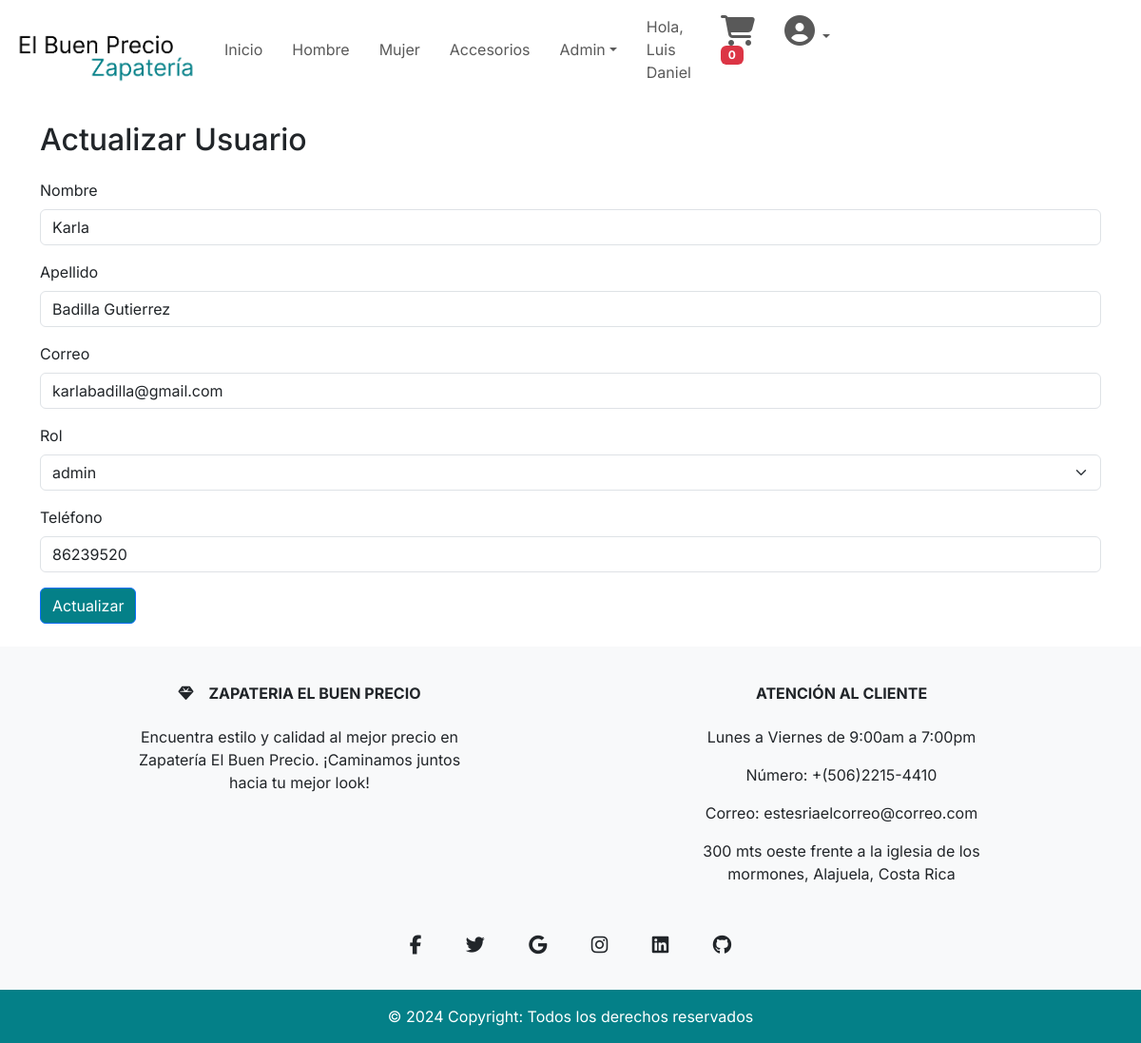
/admin/cruds/actualizarUsuario.php?id=2 (signed in), run on the app's committed database.
### tables this page shows
CREATE TABLE `usuario` (
  `id_usuario` int(11) NOT NULL,
  `nombre` varchar(20) NOT NULL,
  `apellido` varchar(50) NOT NULL,
  `correo` varchar(250) NOT NULL,
  `telefono` varchar(11) NOT NULL,
  `contrasena` varchar(255) NOT NULL,
  `id_rol` int(11) NOT NULL
);

CREATE TABLE `rol` (
  `id_rol` int(11) NOT NULL,
  `nombre_rol` varchar(255) NOT NULL
);

### DAL/usuariosCrud.php (called while the page is built, shortened)
<?php
function getArray($sql){
    try{
        $oConexion = conectarDb();
        if(mysqli_set_charset($oConexion, "utf8")){
            if(!$result = mysqli_query($oConexion, $sql)) die();
            $retorno = array();
            while($row = mysqli_fetch_array($result)){
                $retorno[] = $row;
            }
        }
    }catch (\Throwable $th){
        echo $th;
    }finally{
        Desconectar($oConexion);
    }
    return $retorno;
}
function getObject($sql){
    try{
        $oConexion = conectarDb();
        if(mysqli_set_charset($oConexion, "utf8")){
            if(!$result = mysqli_query($oConexion, $sql)) die();
            $retorno = null;
            while ($row = mysqli_fetch_array($result)) {
                $retorno = $row;
            }
        }
    }catch(\Throwable $th){
        echo $th;
    }finally{
        Desconectar($oConexion);
    }
    return $retorno;
}
?>

### admin/cruds/actualizarUsuario.php (the view, shortened to what this page needs)
<?php
$errores = array();
if ($_SERVER['REQUEST_METHOD'] == 'GET') {
    $id = recogeGET("id");
    require_once "../../DAL/usuariosCrud.php";
    $query = "SELECT id_usuario, nombre, apellido, correo, id_rol, telefono FROM usuario WHERE id_usuario = $id";
    $queryRol = "SELECT * FROM rol";
    $roles = getArray($queryRol);
    $mySession = getObject($query);
    if ($mySession != null) {
        $nombre = $mySession['nombre'];
        $apellido = $mySession['apellido'];
        $correo = $mySession['correo'];
        $telefono = $mySession['telefono'];
        $rol = $mySession['id_rol'];
    } else {
        $errores[] = "Usuario no se puede editar porque no existe";
    }
}
    include_once "../../include/templates/header.php";
?>
<main class="container mt-4">
    <h1>Actualizar Usuario</h1>
    <div>
        <form method="POST">
            <div class="mb-3">
                <label for="nombre" class="form-label">Nombre</label>
                <input type="text" class="form-control" name="nombre" value="<?php echo isset($nombre) ? $nombre : ''; ?>">
            </div>
            <div class="mb-3">
                <label for="apellido" class="form-label">Apellido</label>
                <input type="text" class="form-control" name="apellido" value="<?php echo isset($apellido) ? $apellido : ''; ?>">
            </div>
            <div class="mb-3">
                <label for="correo" class="form-label">Correo</label>
                <input type="text" class="form-control" name="correo" value="<?php echo isset($correo) ? $correo : ''; ?>">
            </div>
            <div class="mb-3">
                <label for="rol" class="form-label">Rol</label>
                <select class="form-select" name="rol">
                    <?php
                    if ($roles) {
                        foreach ($roles as $rol_item) {
                    ?>
                            <option value="<?php echo $rol_item['id_rol']; ?>" <?php echo ($rol_item['id_rol'] == $rol) ? 'selected' : ''; ?>>
                                <?php echo $rol_item['nombre_rol']; ?>
                            </option>
                        <?php
                        }
                    } else {
                        ?>
                        <option value="">No hay roles disponibles</option>
                    <?php
                    }
                    ?>
                </select>
            </div>
            <div class="mb-3">
                <label for="telefono" class="form-label">Teléfono</label>
                <input type="text" class="form-control" name="telefono" value="<?php echo isset($telefono) ? $telefono : ''; ?>">
            </div>
            <button type="submit" class="btn btn-primary color-boton mb-2">Actualizar</button>
        </form>
    </div>
</main>
<?php
include_once "../../include/templates/footer.php";
?>

### css/styles.css (style rules this page uses)
* { font-family: "Inter", sans-serif; font-optical-sizing: auto; }
.color-boton { background-color: var(--principal); }

### data on the page
usuario: nombre "Karla", apellido "Badilla Gutierrez", correo "karlabadilla@gmail.com", rol "admin", telefono "86239520"

### other printed values
$_SESSION['nombre'] "Luis Daniel"
$cantidadCarrito "0"
